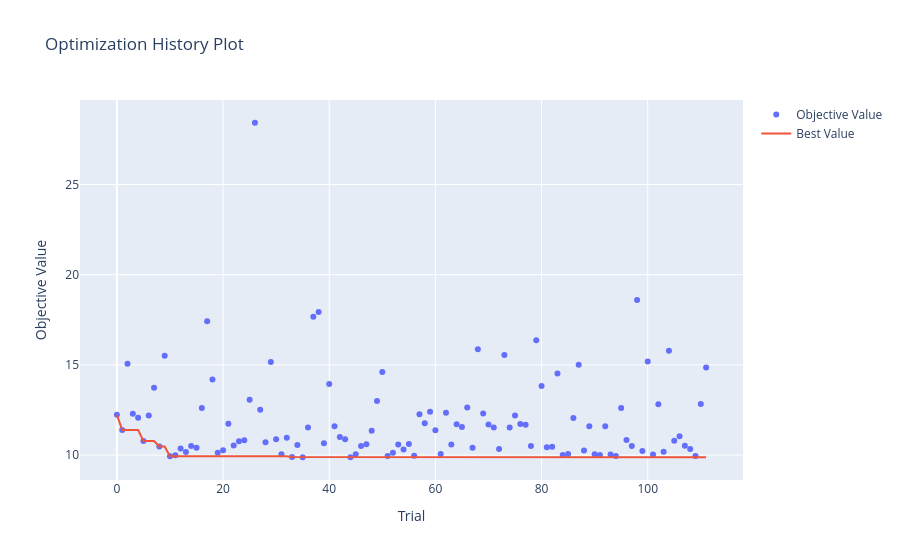
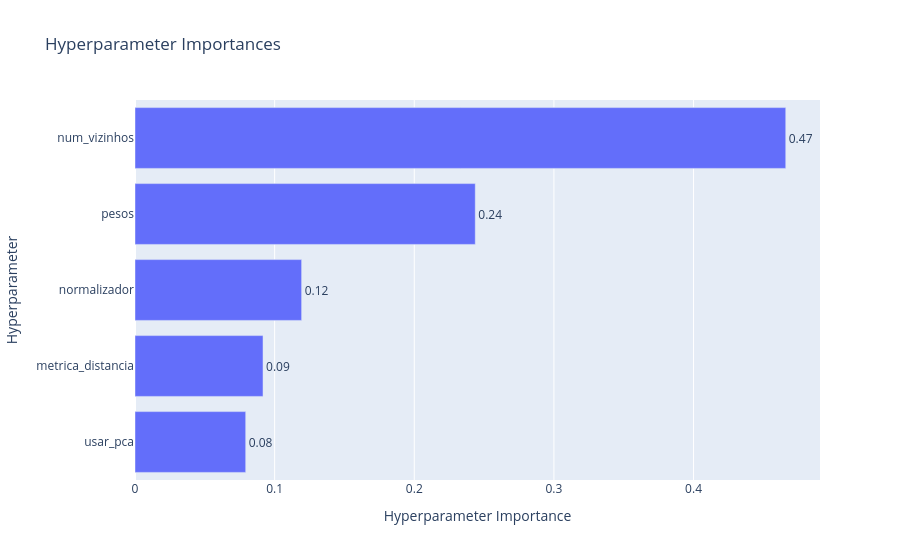

Notebook cell for these charts, in order:
### Code cell
estudo_knn = cria_estudo("knn_tipo_distancia")

if len(estudo_knn.trials) == 0:
    
    padrao_knn = {
        "usar_pca": False,
        "num_vizinhos": 5,
        "pesos": "uniform",
        "tipo_distancia": "euclidiana",
    }
    estudo_knn.enqueue_trial({**padrao_knn, "normalizador": "nenhum"})
    estudo_knn.enqueue_trial({**padrao_knn, "normalizador": "padrao"})

otimiza(estudo_knn, cria_modelo_knn)
mostra_resultados(estudo_knn)

### Figure 1 — Plotly figure (JSON) as saved in the notebook; plotly's stock layout.template omitted (floating-point values rounded to 4 significant figures)
{"data": [{"mode": "markers", "name": "Objective Value", "type": "scatter", "x": [0, 1, 2, 3, 4, 5, 6, 7, 8, 9, 10, 11, 12, 13, 14, 15, 16, 17, 18, 19, 20, 21, 22, 23, 24, 25, 26, 27, 28, 29, 30, 31, 32, 33, 34, 35, 36, 37, 38, 39, 40, 41, 42, 43, 44, 45, 46, 47, 48, 49, 50, 51, 52, 53, 54, 55, 56, 57, 58, 59, 60, 61, 62, 63, 64, 65, 66, 67, 68, 69, 70, 71, 72, 73, 74, 75, 76, 77, 78, 79, 80, 81, 82, 83, 84, 85, 86, 87, 88, 89, 90, 91, 92, 93, 94, 95, 96, 97, 98, 99, 100, 101, 102, 103, 104, 105, 106, 107, 108, 109, 110, 111], "y": [12.23, 11.39, 15.07, 12.29, 12.07, 10.78, 12.2, 13.74, 10.48, 15.51, 9.942, 9.996, 10.37, 10.18, 10.51, 10.41, 12.61, 17.42, 14.19, 10.13, 10.27, 11.74, 10.53, 10.77, 10.83, 13.07, 28.42, 12.52, 10.72, 15.17, 10.88, 10.06, 10.97, 9.893, 10.56, 9.883, 11.53, 17.67, 17.94, 10.66, 13.95, 11.61, 11.0, 10.88, 9.883, 10.05, 10.51, 10.6, 11.35, 13.0, 14.6, 9.954, 10.14, 10.59, 10.31, 10.62, 9.973, 12.27, 11.77, 12.41, 11.38, 10.06, 12.35, 10.59, 11.71, 11.56, 12.64, 10.41, 15.87, 12.31, 11.69, 11.53, 10.33, 15.55, 11.53, 12.19, 11.73, 11.69, 10.5, 16.37, 13.83, 10.44, 10.47, 14.52, 10.01, 10.06, 12.06, 15.02, 10.25, 11.6, 10.06, 10.01, 11.61, 10.03, 9.948, 12.61, 10.84, 10.51, 18.59, 10.23, 15.19, 10.03, 12.82, 10.18, 15.78, 10.79, 11.05, 10.51, 10.33, 9.954, 12.84, 14.86]}, {"mode": "lines", "name": "Best Value", "type": "scatter", "x": [0, 1, 2, 3, 4, 5, 6, 7, 8, 9, 10, 11, 12, 13, 14, 15, 16, 17, 18, 19, 20, 21, 22, 23, 24, 25, 26, 27, 28, 29, 30, 31, 32, 33, 34, 35, 36, 37, 38, 39, 40, 41, 42, 43, 44, 45, 46, 47, 48, 49, 50, 51, 52, 53, 54, 55, 56, 57, 58, 59, 60, 61, 62, 63, 64, 65, 66, 67, 68, 69, 70, 71, 72, 73, 74, 75, 76, 77, 78, 79, 80, 81, 82, 83, 84, 85, 86, 87, 88, 89, 90, 91, 92, 93, 94, 95, 96, 97, 98, 99, 100, 101, 102, 103, 104, 105, 106, 107, 108, 109, 110, 111], "y": [12.23, 11.39, 11.39, 11.39, 11.39, 10.78, 10.78, 10.78, 10.48, 10.48, 9.942, 9.942, 9.942, 9.942, 9.942, 9.942, 9.942, 9.942, 9.942, 9.942, 9.942, 9.942, 9.942, 9.942, 9.942, 9.942, 9.942, 9.942, 9.942, 9.942, 9.942, 9.942, 9.942, 9.893, 9.893, 9.883, 9.883, 9.883, 9.883, 9.883, 9.883, 9.883, 9.883, 9.883, 9.883, 9.883, 9.883, 9.883, 9.883, 9.883, 9.883, 9.883, 9.883, 9.883, 9.883, 9.883, 9.883, 9.883, 9.883, 9.883, 9.883, 9.883, 9.883, 9.883, 9.883, 9.883, 9.883, 9.883, 9.883, 9.883, 9.883, 9.883, 9.883, 9.883, 9.883, 9.883, 9.883, 9.883, 9.883, 9.883, 9.883, 9.883, 9.883, 9.883, 9.883, 9.883, 9.883, 9.883, 9.883, 9.883, 9.883, 9.883, 9.883, 9.883, 9.883, 9.883, 9.883, 9.883, 9.883, 9.883, 9.883, 9.883, 9.883, 9.883, 9.883, 9.883, 9.883, 9.883, 9.883, 9.883, 9.883, 9.883]}, {"marker": {"color": "#cccccc"}, "mode": "markers", "name": "Infeasible Trial", "showlegend": false, "type": "scatter", "x": [], "y": []}], "layout": {"title": {"text": "Optimization History Plot"}, "xaxis": {"title": {"text": "Trial"}}, "yaxis": {"title": {"text": "Objective Value"}}}}

### Figure 2 — Plotly figure (JSON) as saved in the notebook; plotly's stock layout.template omitted (floating-point values rounded to 4 significant figures)
{"data": [{"cliponaxis": false, "hovertemplate": ["usar_pca (CategoricalDistribution): 0.0792777435739915<extra></extra>", "metrica_distancia (CategoricalDistribution): 0.0916867574791448<extra></extra>", "normalizador (CategoricalDistribution): 0.11933150874417224<extra></extra>", "pesos (CategoricalDistribution): 0.24367908882032108<extra></extra>", "num_vizinhos (IntDistribution): 0.46602490138237046<extra></extra>"], "name": "Objective Value", "orientation": "h", "text": ["0.08", "0.09", "0.12", "0.24", "0.47"], "textposition": "outside", "type": "bar", "x": [0.07928, 0.09169, 0.1193, 0.2437, 0.466], "y": ["usar_pca", "metrica_distancia", "normalizador", "pesos", "num_vizinhos"]}], "layout": {"title": {"text": "Hyperparameter Importances"}, "xaxis": {"title": {"text": "Hyperparameter Importance"}}, "yaxis": {"title": {"text": "Hyperparameter"}}}}
